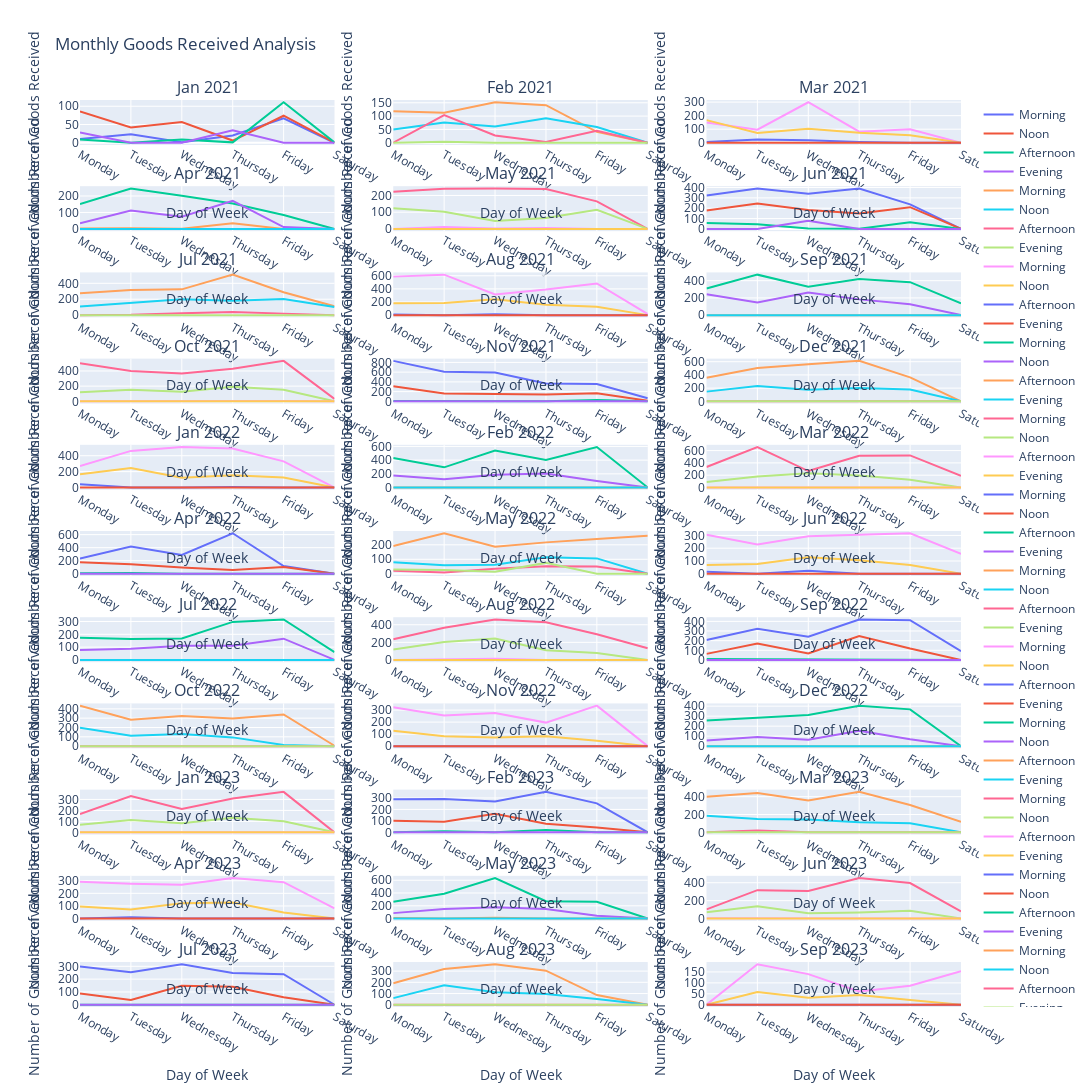

Here is the notebook cell this chart was saved with:
### Markdown cell above
We then looked at how many deliveries arrive at the warehouse at what times of day

### Code cell
import plotly.graph_objects as go
from plotly.subplots import make_subplots
import pandas as pd
from calendar import month_abbr

df['transaction_date'] = pd.to_datetime(df['transaction_date'])
df = df[df['transaction_date'] >= '2021-01-01']
df['time_of_day'] = df['transaction_date'].dt.time.apply(categorize_time_of_day)
df['day_of_week'] = df['transaction_date'].dt.day_name()
df['year'] = df['transaction_date'].dt.year
df['month'] = df['transaction_date'].dt.month

grouped = df.groupby(['year', 'month', 'time_of_day', 'day_of_week']).size().reset_index(name='count')

fig = make_subplots(rows=11, cols=3, subplot_titles=[f"{month_abbr[m]} {y}" for y in range(2021, 2024) for m in range(1, 13) if not (y == 2023 and m > 9)])

day_order = ['Monday', 'Tuesday', 'Wednesday', 'Thursday', 'Friday', 'Saturday']
time_of_day_categories = ['Morning', 'Noon', 'Afternoon', 'Evening']

for i, (year, month) in enumerate([(y, m) for y in range(2021, 2024) for m in range(1, 13)]):
    if year == 2023 and month > 9:
        break

    monthly_data = grouped[(grouped['year'] == year) & (grouped['month'] == month)]

    if not monthly_data.empty:
        pivot_df = monthly_data.pivot(index='day_of_week', columns='time_of_day', values='count').reindex(day_order, columns=time_of_day_categories).fillna(0)

        row = (i // 3) + 1
        col = (i % 3) + 1

        for time_category in time_of_day_categories:
            if time_category not in pivot_df.columns:
                pivot_df[time_category] = 0

            fig.add_trace(
                go.Scatter(x=pivot_df.index, y=pivot_df[time_category], mode='lines', name=time_category),
                row=row, col=col
            )

fig.update_layout(height=4000, width=1200, title_text="Monthly Goods Received Analysis", showlegend=True)
fig.update_xaxes(title_text="Day of Week")
fig.update_yaxes(title_text="Number of Goods Received")

fig.show()

specific_month_data = monthly_analysis.get((2023, 9))
print(specific_month_data)
